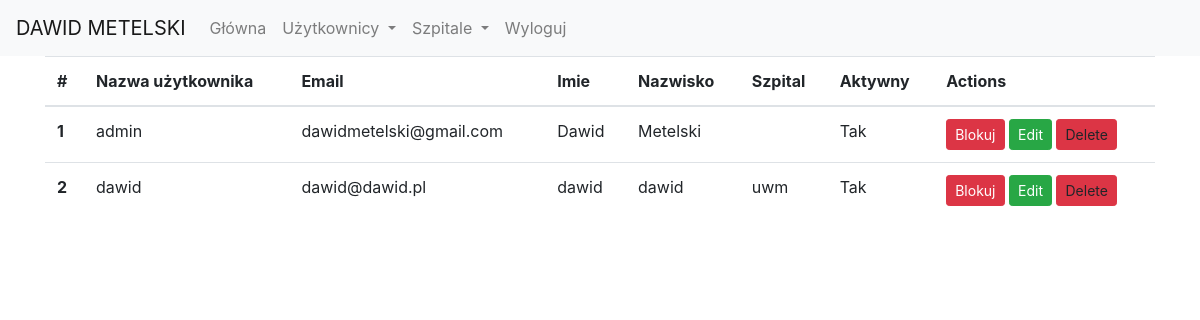
Screenshot of /users (signed in) with the database file from the repository.
### models.py (models this page shows, shortened)
class User(db.Model, UserMixin):
    id = db.Column(db.Integer, primary_key=True)
    name = db.Column(db.String(50), unique=True)
    password = db.Column(db.String(100))
    first_name = db.Column(db.String(50))
    last_name = db.Column(db.String(50))
    email = db.Column(db.String(50), unique=True)
    is_active = db.Column(db.Boolean, default=True)
    hospital_id = db.Column(db.Integer, db.ForeignKey('hospital.id'))

class Hospital(db.Model):
    id = db.Column(db.Integer, primary_key=True)
    name = db.Column(db.String(50), unique=True)
    user = db.relationship('User', backref='hospital', lazy='dynamic')

### app.py (the view)
@app.route('/users')
@login_required
def users():
    users = User.query.all()
    return render_template('user/users.html', users = users)

### app.py (called while the page is built)
@login_manager.user_loader
def load_user(id):
    return User.query.filter(User.id == id).first()

### templates/user/users.html (shortened to what this page needs)
{% extends "base.html" %}
{% block content %}
    <div class="container">
        <table class="table">
            <thead>
            <tr>
                <th scope="col">#</th>
                <th scope="col">Nazwa użytkownika</th>
                <th scope="col">Email</th>
                <th scope="col">Imie</th>
                <th scope="col">Nazwisko</th>
                <th scope="col">Szpital</th>
                <th scope="col">Aktywny</th>
                <th scope="col">Actions</th>
            </tr>
            </thead>
            <tbody>
            {% for user in users %}
            <tr>
                <th scope="row">{{ user.id }}</th>
                <td>{{ user.name }}</td>
                <td>{{ user.email }}</td>
                <td>{{ user.first_name }}</td>
                <td>{{ user.last_name }}</td>
                <td>{{ user.hospital.name }}</td>
                <td>{{ 'Tak' if user.is_active else 'Nie' }}</td>
                <td>
                    <a href="{{ url_for('change_user_status', user_id=user.id) }}" class="btn btn-{{ 'danger' if user.is_active else 'success' }} btn-sm" role="button">{{ 'Blokuj' if user.is_active else 'Aktywuj' }}</a>
                    <a href="{{ url_for('edit_user', user_id=user.id) }}" class="btn btn-success btn-sm" role="button">Edit</a>
                    <a type="button" class="btn btn-danger btn-sm delete-confirm"
                       data-toggle="modal" data-target="#confirmDeleteModal"
                       data-desc="{{ 'Delete user {}?'.format(user.name) }}"
                       data-url="{{ url_for('delete_user', user_id=user.id) }}">
                        Delete
                    </a>
                </td>
            </tr>
            {% endfor %}
            </tbody>
        </table>
    </div>
{% endblock %}

### templates/base.html (shortened to what this page needs)
{% from "macros.html" import show_all_message, show_all_flash_messages %}
<!doctype html>
<html lang="en">
  <head>
    <link rel="stylesheet" href="https://cdn.jsdelivr.net/npm/bootstrap@4.0.0/dist/css/bootstrap.min.css">
  </head>
  <body>
    {%include "menu.html" %}
    {% block content %} {% endblock %}
  </body>
</html>

### templates/menu.html (shortened to what this page needs)
<nav class="navbar navbar-expand-lg navbar-light bg-light">
    <a class="navbar-brand" href="{{ url_for('index') }}">DAWID METELSKI</a>
    <div class="collapse navbar-collapse" id="navbarSupportedContent">
      <ul class="navbar-nav mr-auto">
        <li class="nav-item">
          <a class="nav-link {{ 'active' if active_menu=='home' }}" href="{{ url_for('index') }}">Główna</a>
        </li>
        {% if current_user.is_authenticated %}
        <li class="nav-item dropdown">
          <a class="nav-link dropdown-toggle" href="#" id="navbarDropdown" role="button"
          data-toggle="dropdown" aria-expanded="false">
          Użytkownicy
          </a>
        </li>
        {% endif %}
        {% if current_user.is_authenticated %}
        <li class="nav-item dropdown">
          <a class="nav-link dropdown-toggle" href="#" id="navbarDropdown" role="button"
          data-toggle="dropdown" aria-expanded="false">
          Szpitale
          </a>
        </li>
        {% endif %}
        {% if current_user.is_authenticated %}
        <li class="nav-item">
          <a class="nav-link {{ 'active' if active_menu=='logout' }}" href="{{ url_for('logout') }}">Wyloguj</a>
        </li>
        {% endif %}
      </ul>
    </div>
  </nav>

### rows the page displays
User: id "1", name "admin", email "dawidmetelski@gmail.com", first_name "Dawid", last_name "Metelski", is_active "Tak", is_active "Blokuj"
User: id "2", name "dawid", email "dawid@dawid.pl", first_name "dawid", last_name "dawid", hospital.name "uwm", is_active "Tak", is_active "Blokuj"
